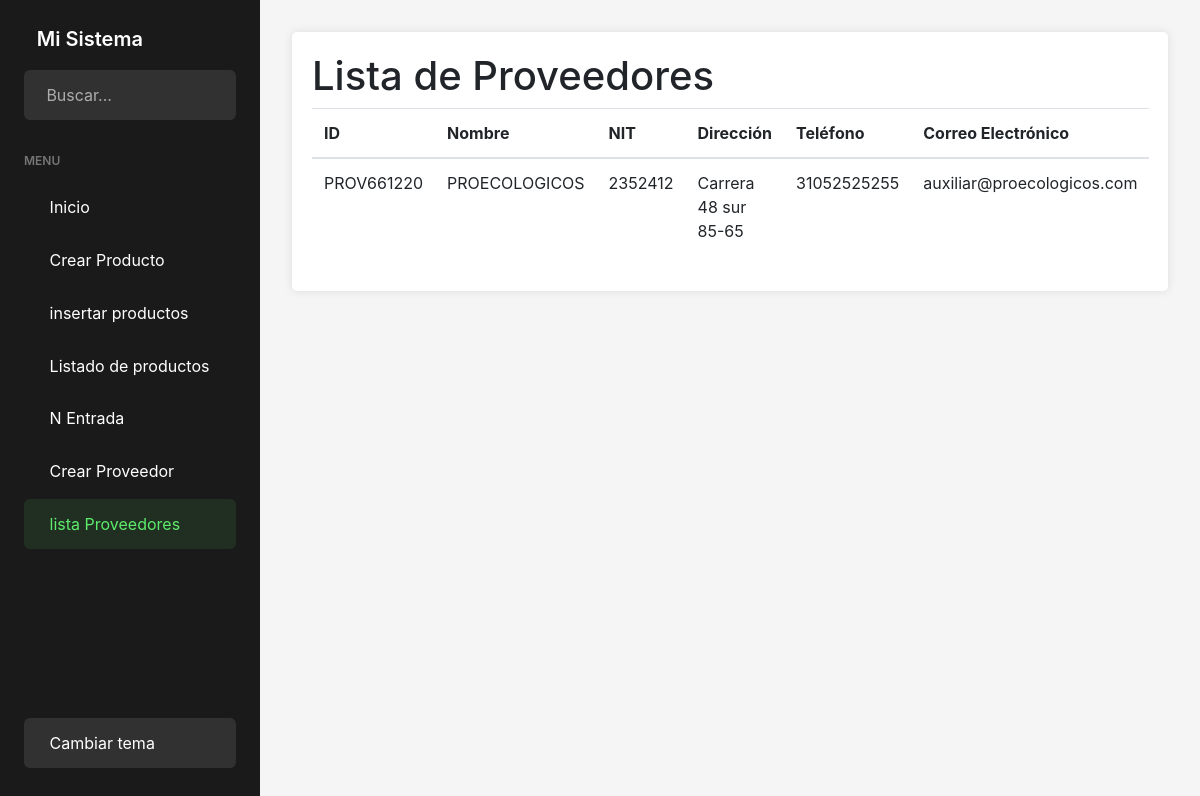
/lista_proveedores/, run on an earlier commit of the app's database.
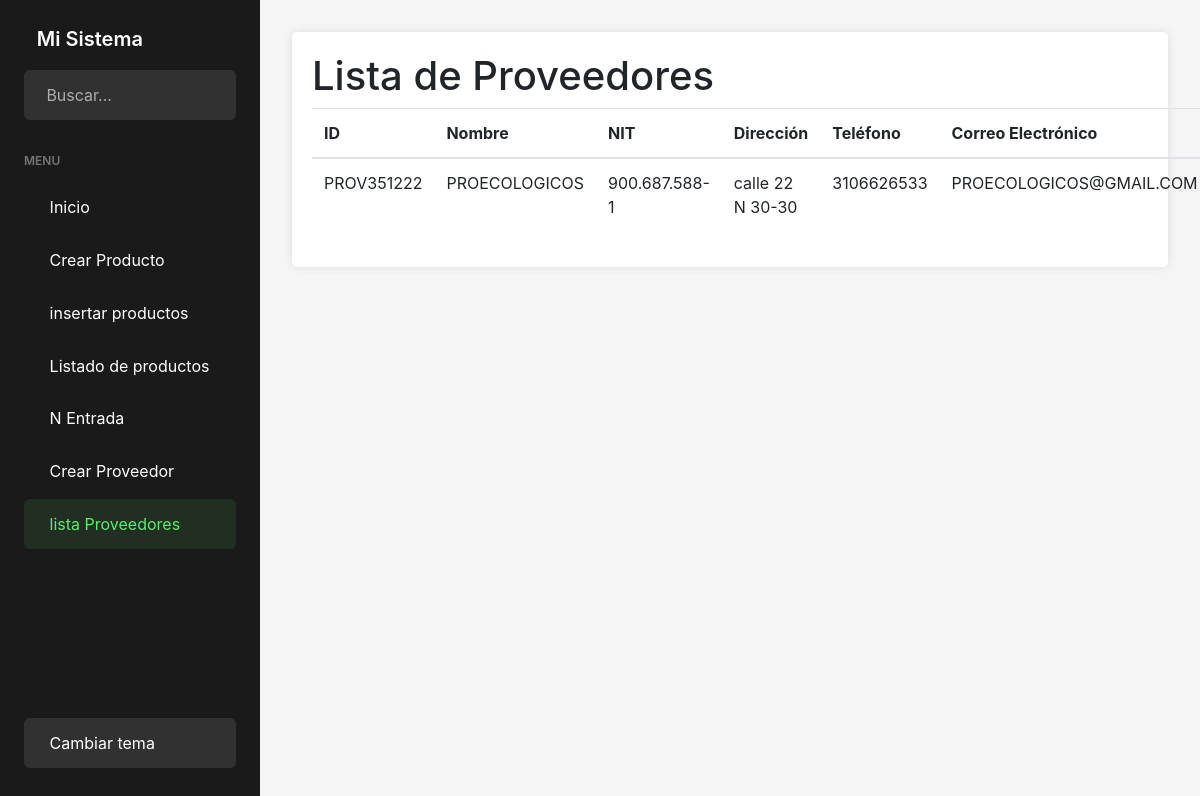
And on a later commit of the database.
### APP_PM/models.py (models this page shows, shortened)
class CrearProveedor(models.Model):
    id_proveedor = models.CharField(max_length=10, unique=True, editable=False, blank=True)
    nombre = models.CharField(max_length=100, verbose_name="Nombre")
    nit = models.CharField(max_length=15, verbose_name="NIT", unique=True)
    direccion = models.TextField(verbose_name="Dirección")
    telefono = models.CharField(max_length=15, verbose_name="Número Telefónico")
    correo_electronico = models.EmailField(verbose_name="Correo Electrónico", unique=True)

### APP_PM/views.py (the view)
# urls.py: path('lista_proveedores/', views.lista_proveedores, name='lista_proveedores'),
def lista_proveedores(request):
    proveedores = CrearProveedor.objects.all()
    return render(request, 'Proveedores/Lista_proveedores.html', {'proveedores': proveedores})

### APP_PM/templates/Proveedores/Lista_proveedores.html (shortened to what this page needs)
{% extends 'Home/home.html' %}
{% load static %}
{% block content %}
<!DOCTYPE html>
<html lang="es">
<head>
</head>
<body>
<div class="container">
    <h1>Lista de Proveedores</h1>
    <table class="table">
        <thead>
            <tr>
                <th>ID</th>
                <th>Nombre</th>
                <th>NIT</th>
                <th>Dirección</th>
                <th>Teléfono</th>
                <th>Correo Electrónico</th>
            </tr>
        </thead>
        <tbody>
            {% for proveedor in proveedores %}
            <tr>
                <td>{{ proveedor.id_proveedor }}</td>
                <td>{{ proveedor.nombre }}</td>
                <td>{{ proveedor.nit }}</td>
                <td>{{ proveedor.direccion }}</td>
                <td>{{ proveedor.telefono }}</td>
                <td>{{ proveedor.correo_electronico }}</td>
            </tr>
            {% endfor %}
        </tbody>
    </table>
</div>
</body>
</html>
{% endblock %}

What changed in the data, as far as the page shows it:
changed CrearProveedor "PROECOLOGICOS": id_proveedor "PROV661220" → "PROV351222"; nit "2352412" → "900.687.588-1"; direccion "Carrera 48 sur 85-65" → "calle 22 N 30-30"; telefono "31052525255" → "3106626533"; correo_electronico "auxiliar@proecologicos.com" → "PROECOLOGICOS@GMAIL.COM"
